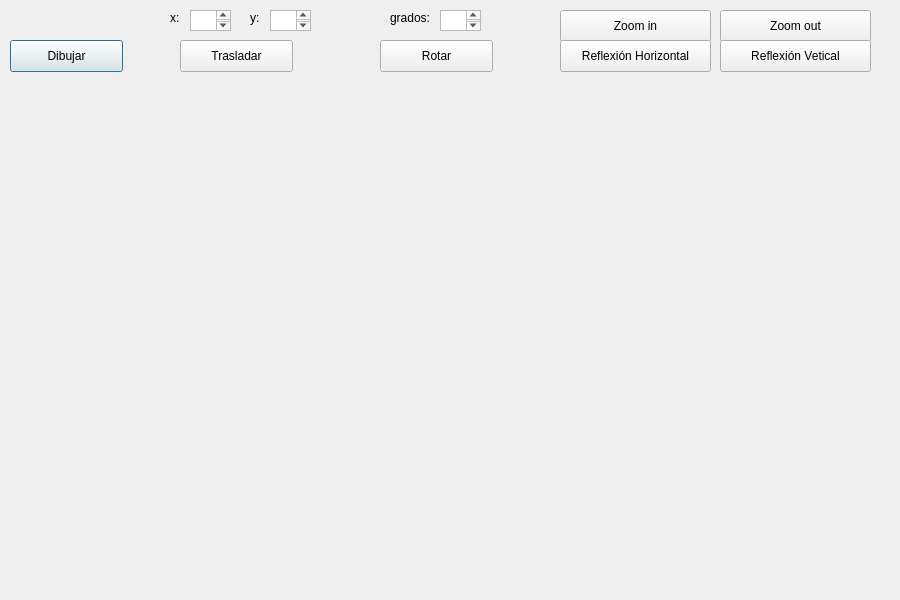
<?xml version="1.0" encoding="UTF-8"?>
<ui version="4.0">
 <class>Cono</class>
 <widget class="QDialog" name="Cono">
  <property name="geometry">
   <rect>
    <x>0</x>
    <y>0</y>
    <width>900</width>
    <height>600</height>
   </rect>
  </property>
  <property name="windowTitle">
   <string>Cono</string>
  </property>
  <widget class="QPushButton" name="pushButton">
   <property name="geometry">
    <rect>
     <x>10</x>
     <y>40</y>
     <width>113</width>
     <height>32</height>
    </rect>
   </property>
   <property name="text">
    <string>Dibujar</string>
   </property>
  </widget>
  <widget class="QLabel" name="label_3">
   <property name="geometry">
    <rect>
     <x>170</x>
     <y>10</y>
     <width>41</width>
     <height>16</height>
    </rect>
   </property>
   <property name="text">
    <string>x:</string>
   </property>
  </widget>
  <widget class="QPushButton" name="pushButton_2">
   <property name="geometry">
    <rect>
     <x>180</x>
     <y>40</y>
     <width>113</width>
     <height>32</height>
    </rect>
   </property>
   <property name="text">
    <string>Trasladar</string>
   </property>
  </widget>
  <widget class="QLabel" name="label_4">
   <property name="geometry">
    <rect>
     <x>250</x>
     <y>10</y>
     <width>51</width>
     <height>16</height>
    </rect>
   </property>
   <property name="text">
    <string>y:</string>
   </property>
  </widget>
  <widget class="QTextEdit" name="boxYinicio">
   <property name="geometry">
    <rect>
     <x>270</x>
     <y>10</y>
     <width>41</width>
     <height>21</height>
    </rect>
   </property>
  </widget>
  <widget class="QTextEdit" name="boxXinicio">
   <property name="geometry">
    <rect>
     <x>190</x>
     <y>10</y>
     <width>41</width>
     <height>21</height>
    </rect>
   </property>
  </widget>
  <widget class="QPushButton" name="pushButton_5">
   <property name="geometry">
    <rect>
     <x>560</x>
     <y>10</y>
     <width>151</width>
     <height>32</height>
    </rect>
   </property>
   <property name="text">
    <string>Zoom in</string>
   </property>
  </widget>
  <widget class="QPushButton" name="pushButton_3">
   <property name="geometry">
    <rect>
     <x>380</x>
     <y>40</y>
     <width>113</width>
     <height>32</height>
    </rect>
   </property>
   <property name="text">
    <string>Rotar</string>
   </property>
  </widget>
  <widget class="QPushButton" name="pushButton_6">
   <property name="geometry">
    <rect>
     <x>560</x>
     <y>40</y>
     <width>151</width>
     <height>32</height>
    </rect>
   </property>
   <property name="text">
    <string>Reflexión Horizontal</string>
   </property>
  </widget>
  <widget class="QPushButton" name="pushButton_4">
   <property name="geometry">
    <rect>
     <x>720</x>
     <y>10</y>
     <width>151</width>
     <height>32</height>
    </rect>
   </property>
   <property name="text">
    <string>Zoom out</string>
   </property>
  </widget>
  <widget class="QPushButton" name="pushButton_7">
   <property name="geometry">
    <rect>
     <x>720</x>
     <y>40</y>
     <width>151</width>
     <height>32</height>
    </rect>
   </property>
   <property name="text">
    <string>Reflexión Vetical</string>
   </property>
  </widget>
  <widget class="QTextEdit" name="boxGrados">
   <property name="geometry">
    <rect>
     <x>440</x>
     <y>10</y>
     <width>41</width>
     <height>21</height>
    </rect>
   </property>
  </widget>
  <widget class="QLabel" name="label_5">
   <property name="geometry">
    <rect>
     <x>390</x>
     <y>10</y>
     <width>51</width>
     <height>16</height>
    </rect>
   </property>
   <property name="text">
    <string>grados:</string>
   </property>
  </widget>
 </widget>
 <resources/>
 <connections/>
</ui>
